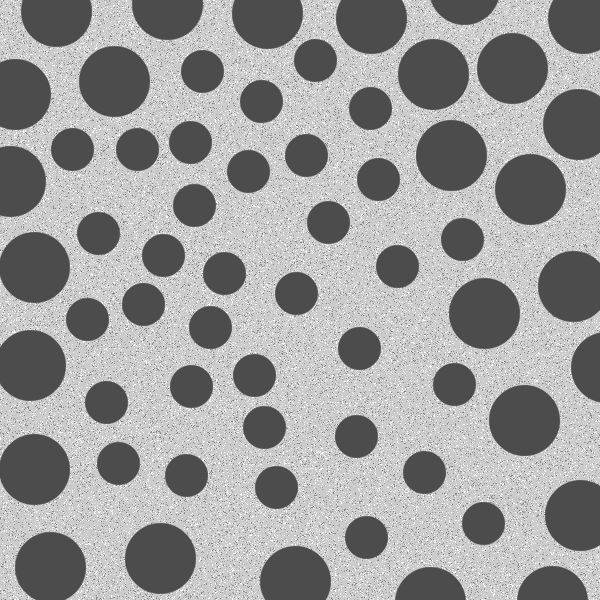
#> input picture Assignment5/images/FigP0934.png, 600 x 600 px
$ python A5-2.py
#> lines starting #> are read from the running program, lines starting #| are printed output that depends on the picture
import cv2
import matplotlib.pyplot as plt

# open
original_image = cv2.imread("../images/FigP0934.png", flags=0)
#> original_image is the input picture: shape (600, 600); min 76, max 255, mean 155.3
target_image = []

middle_size = (50, 50)
middle_element = cv2.getStructuringElement(cv2.MORPH_ELLIPSE, middle_size)
target_image.append(cv2.morphologyEx(original_image, cv2.MORPH_CLOSE, middle_element))

large_size = (100, 100)
large_element = cv2.getStructuringElement(cv2.MORPH_ELLIPSE, large_size)
target_image.append(cv2.morphologyEx(target_image[0], cv2.MORPH_OPEN, large_element))

cut_size = (10, 10)
element = cv2.getStructuringElement(cv2.MORPH_RECT, cut_size)
target_image.append(cv2.morphologyEx(target_image[1], cv2.MORPH_GRADIENT, element))

target_image.append(cv2.bitwise_or(original_image, target_image[2]))

# display the results
fig, axs = plt.subplots(nrows=1, ncols=5, figsize=(10, 4))
ax = axs[0]
ax.imshow(original_image, cmap='gray'), ax.set_title(f"original image"), ax.set_xticks([]), ax.set_yticks([])
for i in range(4):
    ax = axs[i + 1]
    ax.imshow(target_image[i], 'gray')
    ax.set_title(f"Step {i + 1}")
    ax.set_xticks([]), ax.set_yticks([])

plt.suptitle("Running Results of Textural segmentation")
plt.tight_layout()

# save
# output = f'../images/Textural segmentation.jpg'
# plt.savefig(output)

plt.show()
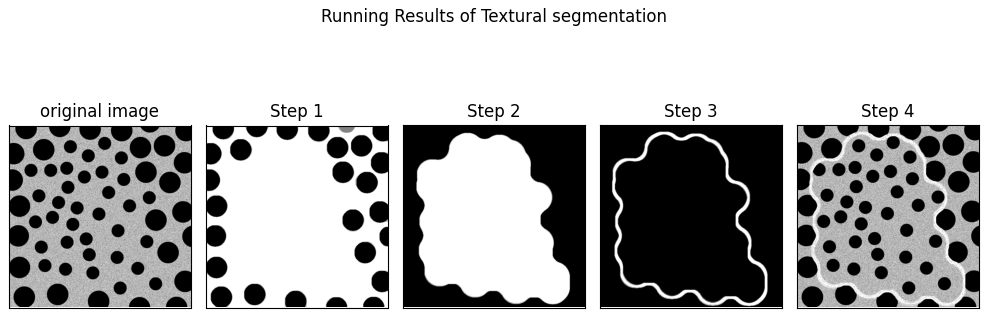
#> figure drawn by matplotlib, 5 panels
